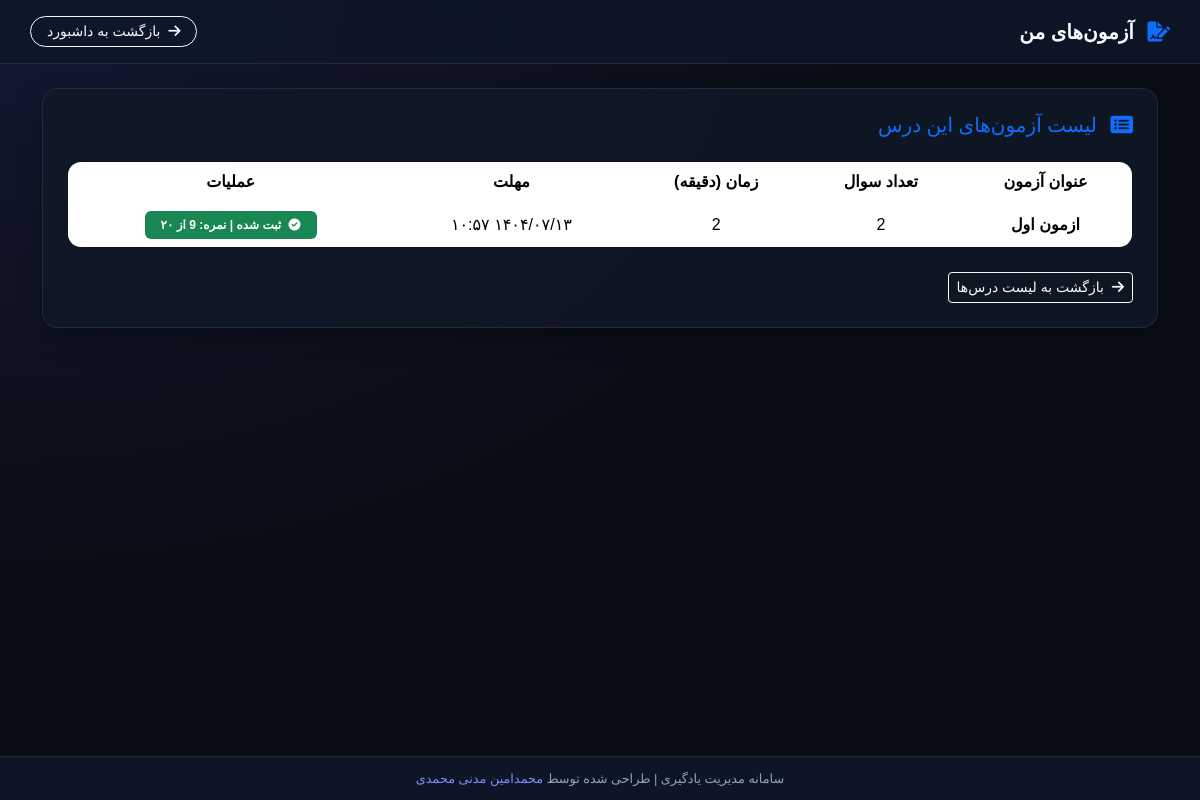
/dashboard/exams/index.php?class_course_id=12 (signed in), run on an earlier commit of the app's database.
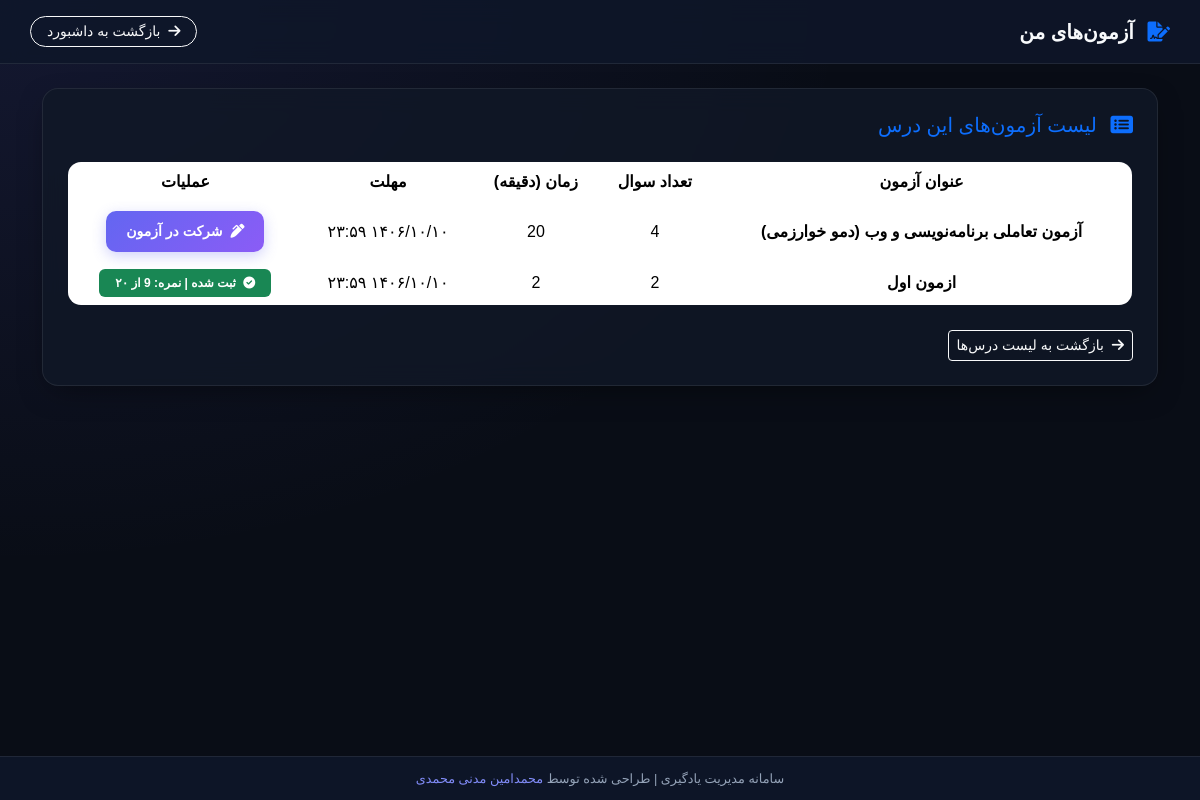
And on a later commit of the database.
### tables this page shows
CREATE TABLE `exam_submissions` (
  `id` int(11) NOT NULL AUTO_INCREMENT,
  `exam_id` int(11) NOT NULL,
  `student_id` int(11) NOT NULL,
  `answers` text DEFAULT NULL,
  `grade` int(11) DEFAULT NULL,
  `submitted_at` datetime DEFAULT NULL,
  PRIMARY KEY (`id`),
  KEY `exam_id` (`exam_id`),
  KEY `student_id` (`student_id`),
  CONSTRAINT `exam_submissions_ibfk_1` FOREIGN KEY (`exam_id`) REFERENCES `exams` (`id`) ON DELETE CASCADE,
  CONSTRAINT `exam_submissions_ibfk_2` FOREIGN KEY (`student_id`) REFERENCES `users` (`id`) ON DELETE CASCADE
);

CREATE TABLE `exams` (
  `id` int(11) NOT NULL AUTO_INCREMENT,
  `class_course_id` int(11) NOT NULL,
  `teacher_id` int(11) NOT NULL,
  `title` varchar(100) NOT NULL,
  `question_count` int(11) NOT NULL,
  `file_path` varchar(255) DEFAULT NULL,
  `duration` int(11) NOT NULL,
  `created_at` datetime DEFAULT current_timestamp(),
  `deadline` datetime NOT NULL,
  PRIMARY KEY (`id`),
  KEY `class_course_id` (`class_course_id`),
  KEY `teacher_id` (`teacher_id`),
  CONSTRAINT `exams_ibfk_1` FOREIGN KEY (`class_course_id`) REFERENCES `classcourses` (`id`) ON DELETE CASCADE,
  CONSTRAINT `exams_ibfk_2` FOREIGN KEY (`teacher_id`) REFERENCES `users` (`id`) ON DELETE CASCADE
);

### jdf.php (called while the page is built, shortened)
<?php
function jdate($format, $timestamp = '', $none = '', $time_zone = 'Asia/Tehran', $tr_num = 'fa') {
  $T_sec = 0;
  $ts = $T_sec + (($timestamp === '') ? time() : tr_num($timestamp));
  $date = explode('_', date('H_i_j_n_O_P_s_w_Y', $ts));
  list($j_y, $j_m, $j_d) = gregorian_to_jalali($date[8], $date[3], $date[2]);
  $sl = strlen($format);
  $out = '';
  for ($i = 0; $i < $sl; $i++) {
    $sub = substr($format, $i, 1);
    switch ($sub) {
      case 'd':
        $out .= ($j_d < 10) ? '0' . $j_d : $j_d;
        break;
      case 'H':
        $out .= $date[0];
        break;
      case 'i':
        $out .= $date[1];
        break;
      case 'm':
        $out .= ($j_m > 9) ? $j_m : '0' . $j_m;
        break;
      case 'Y':
        $out .= $j_y;
        break;
      default:
        $out .= $sub;
    }
  }
  return ($tr_num != 'en') ? tr_num($out, 'fa', '.') : $out;
}
function tr_num($str, $mod = 'en', $mf = '٫') {
  $num_a = array('0', '1', '2', '3', '4', '5', '6', '7', '8', '9', '.');
  $key_a = array('۰', '۱', '۲', '۳', '۴', '۵', '۶', '۷', '۸', '۹', $mf);
  return ($mod == 'fa') ? str_replace($num_a, $key_a, $str) : str_replace($key_a, $num_a, $str);
}
function gregorian_to_jalali($gy, $gm, $gd, $mod = '') {
   list($gy, $gm, $gd) = explode('_', tr_num($gy . '_' . $gm . '_' . $gd));
  $g_d_m = array(0, 31, 59, 90, 120, 151, 181, 212, 243, 273, 304, 334);
  $gy2 = ($gm > 2) ? ($gy + 1) : $gy;
  $days = 355666 + (365 * $gy) + ((int) (($gy2 + 3) / 4)) - ((int) (($gy2 + 99) / 100)) + ((int) (($gy2 + 399) / 400)) + $gd + $g_d_m[$gm - 1];
  $jy = -1595 + (33 * ((int) ($days / 12053)));
  $days %= 12053;
  $jy += 4 * ((int) ($days / 1461));
  $days %= 1461;
  if ($days > 365) {
    $jy += (int) (($days - 1) / 365);
    $days = ($days - 1) % 365;
  }
  if ($days < 186) {
    $jm = 1 + (int) ($days / 31);
    $jd = 1 + ($days % 31);
  } else {
    $jm = 7 + (int) (($days - 186) / 30);
    $jd = 1 + (($days - 186) % 30);
  }
  return ($mod == '') ? array($jy, $jm, $jd) : $jy . $mod . $jm . $mod . $jd;
}

### dashboard/exams/index.php (the view, shortened to what this page needs)
<?php
require_once '../../db.php';
require_once '../../jdf.php';
$user_id = $_SESSION['user_id'];
$role = $_SESSION['role'];
$class_course_id = (int) ($_GET['class_course_id'] ?? 0);
$action = $_GET['action'] ?? '';
function to_jalali($datetime) {
    $timestamp = strtotime($datetime);
    return jdate('Y/m/d H:i', $timestamp);
}
$class_id = null;
if ($role === 'student') {
    $stmt = $pdo->prepare("SELECT class_id FROM users WHERE id = ?");
    $stmt->execute([$user_id]);
    $class_id = $stmt->fetchColumn();
}
$lessons = [];
if ($role === 'admin') {
    $stmt = $pdo->prepare("
        SELECT cc.id, cc.course_name, c.name AS class_name
        FROM classcourses cc
        JOIN classes c ON cc.class_id = c.id
        ORDER BY c.name, cc.course_name
    ");
    $stmt->execute();
    $lessons = $stmt->fetchAll(PDO::FETCH_ASSOC);
} else {
    if ($class_id) {
        $stmt = $pdo->prepare("
            SELECT cc.id, cc.course_name, c.name AS class_name
            FROM classcourses cc
            JOIN classes c ON cc.class_id = c.id
            WHERE cc.class_id = ?
            ORDER BY c.name, cc.course_name
        ");
        $stmt->execute([$class_id]);
        $lessons = $stmt->fetchAll(PDO::FETCH_ASSOC);
    }
}
$exams = [];
if ($class_course_id) {
    if ($role === 'student') {
        $query = "SELECT e.id, e.title, e.question_count, e.file_path, e.duration, e.created_at, e.deadline,
                         es.id AS submission_id, es.grade, es.submitted_at
                  FROM exams e
                  LEFT JOIN exam_submissions es ON e.id = es.exam_id AND es.student_id = ?
                  WHERE e.class_course_id = ?
                  ORDER BY e.created_at DESC";
        $stmt = $pdo->prepare($query);
        $stmt->execute([$user_id, $class_course_id]);
    } else {
        $query = "SELECT id, title, question_count, file_path, duration, created_at, deadline FROM exams WHERE class_course_id = ? ORDER BY created_at DESC";
        $stmt = $pdo->prepare($query);
        $stmt->execute([$class_course_id]);
    }
    $exams = $stmt->fetchAll(PDO::FETCH_ASSOC);
}
?>
<!DOCTYPE html>
<html lang="fa" dir="rtl">
<head>
    <link href="../../css/bootstrap.rtl.min.css" rel="stylesheet">
    <link href="https://cdn.jsdelivr.net/gh/rastikerdar/vazirmatn@v33.003/Vazirmatn-font-face.css" rel="stylesheet">
    <link href="../../css/all.min.css" rel="stylesheet">
    <link rel="stylesheet" href="../../css/fontawesome.min.css">
</head>
<body>
    <div class="topbar">
        <span class="fw-bold fs-5"><i class="fas fa-file-signature text-primary me-2"></i> <?php echo $role === 'student' ? 'آزمون‌های من' : 'مدیریت آزمون‌ها'; ?></span>
        <a href="../index.php" class="btn btn-sm btn-outline-light rounded-pill px-3"><i class="fas fa-arrow-right me-1"></i> بازگشت به داشبورد</a>
    </div>
    <div class="container mt-4">
        <?php if (!$class_course_id): ?>
            <div class="card-custom">
                <h5 class="mb-4 text-primary"><i class="fas fa-book me-2"></i> درس مورد نظر خود را انتخاب کنید</h5>
                <div class="table-responsive">
                    <table class="table text-center align-middle m-0">
                        <thead>
                            <tr>
                                <th>نام کلاس و درس</th>
                                <th style="width: 150px;">عملیات</th>
                            </tr>
                        </thead>
                        <tbody>
                            <?php foreach ($lessons as $lesson): ?>
                                <tr>
                                    <td><strong><?php echo htmlspecialchars($lesson['class_name'] . ' - ' . $lesson['course_name']); ?></strong></td>
                                    <td>
                                        <a href="?class_course_id=<?php echo $lesson['id']; ?>" class="btn btn-gradient-primary btn-sm">
                                            <i class="fas fa-tasks me-1"></i> مشاهده آزمون‌ها
                                        </a>
                                    </td>
                                </tr>
                            <?php endforeach; ?>
                            <?php if (empty($lessons)): ?>
                                <tr><td colspan="2" class="text-muted py-4">هیچ درسی یافت نشد.</td></tr>
                            <?php endif; ?>
                        </tbody>
                    </table>
                </div>
            </div>
        <?php else: ?>
            <div class="card-custom">
                <div class="d-flex justify-content-between align-items-center mb-4">
                    <h5 class="m-0 text-primary"><i class="fas fa-list-alt me-2"></i> لیست آزمون‌های این درس</h5>
                </div>
                <div class="table-responsive">
                    <table class="table text-center align-middle m-0">
                        <thead>
                            <tr>
                                <th>عنوان آزمون</th>
                                <th>تعداد سوال</th>
                                <th>زمان (دقیقه)</th>
                                <th>مهلت</th>
                                <th>عملیات</th>
                            </tr>
                        </thead>
                        <tbody>
                            <?php foreach ($exams as $ex): ?>
                                <tr>
                                    <td><strong><?php echo htmlspecialchars($ex['title']); ?></strong></td>
                                    <td><?php echo $ex['question_count']; ?></td>
                                    <td><?php echo $ex['duration']; ?></td>
                                    <td><?php echo to_jalali($ex['deadline']); ?></td>
                                    <td>
                                        <?php if (in_array($role, ['teacher', 'admin'])): ?>
                                            <a href="?class_course_id=<?php echo $class_course_id; ?>&action=delete&exam_id=<?php echo $ex['id']; ?>" class="btn btn-sm btn-outline-danger border-0" onclick="return confirm('آیا از حذف آزمون اطمینان دارید؟');"><i class="fas fa-trash"></i></a>
                                        <?php elseif ($role === 'student'): ?>
                                            <?php if (!empty($ex['submission_id'])): ?>
                                                <span class="badge bg-success py-2 px-3"><i class="fas fa-check-circle me-1"></i> ثبت شده | نمره: <?php echo round($ex['grade'], 2); ?> از ۲۰</span>
                                            <?php elseif (time() > strtotime($ex['deadline'])): ?>
                                                <span class="badge bg-secondary py-2 px-3"><i class="fas fa-clock me-1"></i> مهلت پایان یافته</span>
                                            <?php else: ?>
                                                <a href="?class_course_id=<?php echo $class_course_id; ?>&action=take&exam_id=<?php echo $ex['id']; ?>" class="btn btn-gradient-primary btn-sm">
                                                    <i class="fas fa-pen-alt me-1"></i> شرکت در آزمون
                                                </a>
                                            <?php endif; ?>
                                        <?php endif; ?>
                                    </td>
                                </tr>
                            <?php endforeach; ?>
                        </tbody>
                    </table>
                </div>
                <a href="index.php" class="btn btn-outline-light btn-sm mt-4"><i class="fas fa-arrow-right me-1"></i> بازگشت به لیست درس‌ها</a>
            </div>
        <?php endif; ?>
    </div>
    <footer>
        سامانه مدیریت یادگیری | طراحی شده توسط <a href="https://aminmadani.ir" target="_blank">محمدامین مدنی محمدی</a>
    </footer>
</body>
</html>

### dashboard/exams/index.php (style rules this page uses)
:root { --bg-dark: #090d16; --bg-card: rgba(17, 24, 39, 0.8); --border-color: rgba(255, 255, 255, 0.08); --primary-accent: #6366f1; --text-main: #f8fafc; --text-muted: #94a3b8; }
* { font-family: 'Vazirmatn', sans-serif; box-sizing: border-box; }
body { background-color: var(--bg-dark); background-image: radial-gradient(at 0% 0%, rgba(99, 102, 241, 0.12) 0px, transparent 50%); color: var(--text-main); min-height: 100vh; padding-bottom: 80px; margin: 0; }
.topbar { background: rgba(15, 23, 42, 0.85); backdrop-filter: blur(12px); border-bottom: 1px solid var(--border-color); padding: 16px 30px; display: flex; justify-content: space-between; align-items: center; }
.card-custom { background: var(--bg-card); border: 1px solid var(--border-color); border-radius: 16px; backdrop-filter: blur(12px); padding: 24px; box-shadow: 0 10px 30px -10px rgba(0, 0, 0, 0.5); }
.btn-gradient-primary { background: linear-gradient(135deg, #6366f1, #8b5cf6) !important; border: none !important; color: white !important; border-radius: 10px !important; padding: 10px 20px !important; font-weight: 600 !important; box-shadow: 0 4px 14px rgba(99, 102, 241, 0.3) !important; }
table { background: var(--bg-card); border-radius: 14px; overflow: hidden; border: 1px solid var(--border-color); color: var(--text-main) !important; }
table thead { background: #0f172a; }
table th { color: var(--text-muted); font-weight: 600; padding: 14px; border-bottom: 1px solid var(--border-color); }
table td { padding: 12px 14px; border-bottom: 1px solid var(--border-color); vertical-align: middle; }
footer { position: fixed; bottom: 0; left: 0; right: 0; text-align: center; padding: 12px; background: rgba(15, 23, 42, 0.9); backdrop-filter: blur(10px); color: var(--text-muted); font-size: 0.8rem; border-top: 1px solid var(--border-color); z-index: 99; }
footer a { color: #818cf8; text-decoration: none; }

What changed in the data, as far as the page shows it:
added exams: title "آزمون تعاملی برنامه‌نویسی و وب (دمو خوارزمی)", question_count "4", duration "20", deadline "۱۴۰۶/۱۰/۱۰ ۲۳:۵۹"
changed through a linked row, exam_submissions "ازمون اول": exam.deadline "۱۴۰۴/۰۷/۱۳ ۱۰:۵۷" → "۱۴۰۶/۱۰/۱۰ ۲۳:۵۹"
